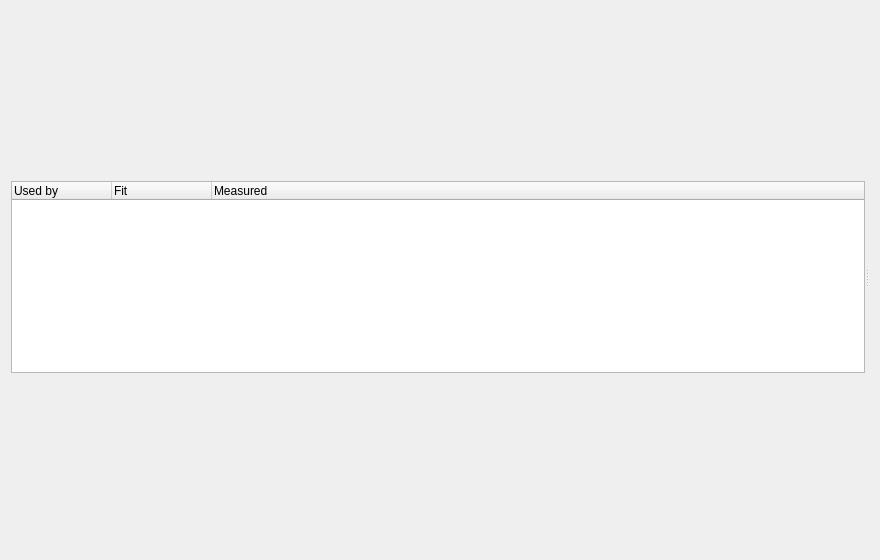
<?xml version="1.0" encoding="UTF-8"?>
<ui version="4.0">
 <class>FootprintSuggestionDialog</class>
 <widget class="QDialog" name="FootprintSuggestionDialog">
  <property name="geometry">
   <rect>
    <x>0</x>
    <y>0</y>
    <width>880</width>
    <height>560</height>
   </rect>
  </property>
  <property name="windowTitle">
   <string>Use a footprint you already have?</string>
  </property>
  <layout class="QVBoxLayout" name="mainLayout">
   <item>
    <widget class="QLabel" name="headerLabel">
     <property name="text">
      <string notr="true"/>
     </property>
     <property name="wordWrap">
      <bool>true</bool>
     </property>
    </widget>
   </item>
   <item>
    <widget class="QSplitter" name="bodySplitter">
     <property name="orientation">
      <enum>Qt::Horizontal</enum>
     </property>
     <widget class="QTreeWidget" name="candidateTree">
      <property name="mouseTracking">
       <bool>true</bool>
      </property>
      <property name="rootIsDecorated">
       <bool>true</bool>
      </property>
      <property name="uniformRowHeights">
       <bool>true</bool>
      </property>
      <column>
       <property name="text">
        <string>Used by</string>
       </property>
      </column>
      <column>
       <property name="text">
        <string>Fit</string>
       </property>
      </column>
      <column>
       <property name="text">
        <string>Measured</string>
       </property>
      </column>
     </widget>
     <widget class="QWidget" name="viewHost" native="true">
      <layout class="QVBoxLayout" name="viewLayout">
       <property name="leftMargin">
        <number>0</number>
       </property>
       <property name="topMargin">
        <number>0</number>
       </property>
       <property name="rightMargin">
        <number>0</number>
       </property>
       <property name="bottomMargin">
        <number>0</number>
       </property>
      </layout>
     </widget>
    </widget>
   </item>
   <item>
    <widget class="QLabel" name="statusLabel">
     <property name="text">
      <string notr="true"/>
     </property>
     <property name="wordWrap">
      <bool>true</bool>
     </property>
    </widget>
   </item>
   <item>
    <widget class="QDialogButtonBox" name="buttonBox">
     <property name="orientation">
      <enum>Qt::Horizontal</enum>
     </property>
    </widget>
   </item>
  </layout>
 </widget>
 <resources/>
 <connections/>
</ui>
